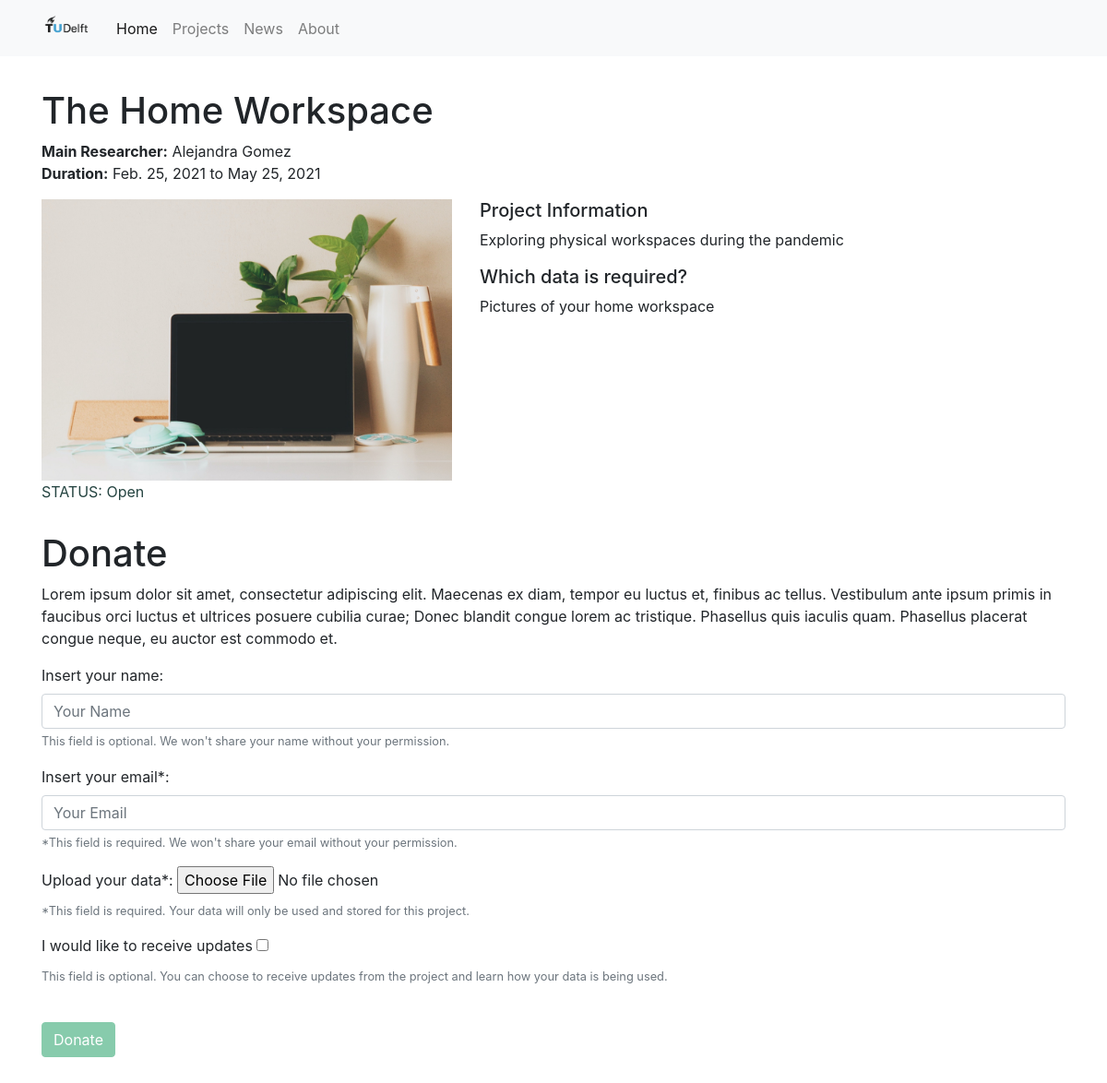
Before: /causes/1/ with the older database file.
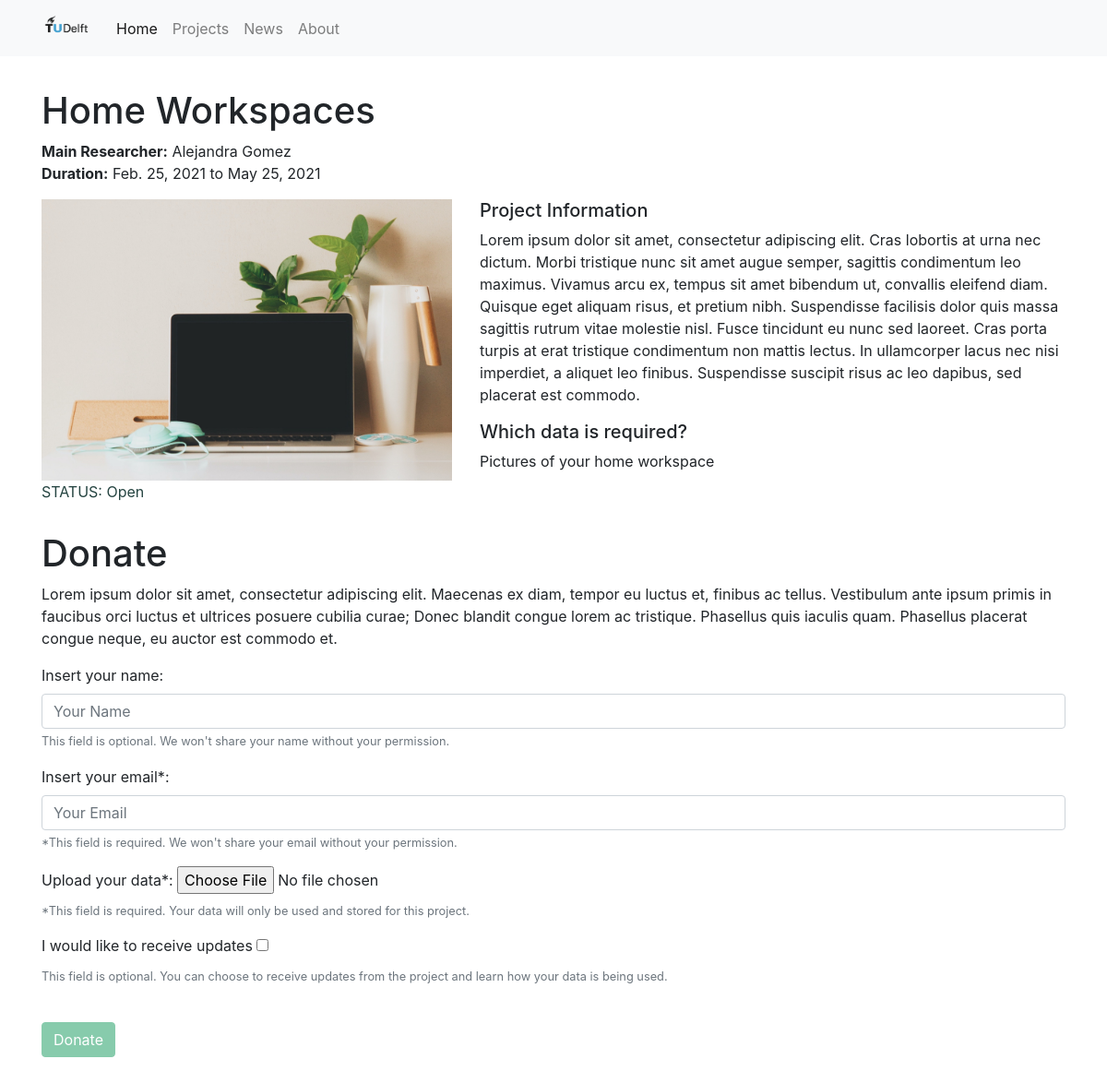
After: the same page with the newer database file.
### causes/models.py (models this page shows, shortened)
class Cause(models.Model):
    title = models.CharField(max_length=100, blank=False) # Short string frield to hold the name of the cause
    description_tweet = models.CharField(max_length=280, blank=False, null=True) #Tweet-Like description of project
    description = models.TextField(blank=False, null=True) # Large string frield to hold a piece of text
    data = models.CharField(max_length=100, blank=False) # Short string
    image = models.ImageField(upload_to="images", blank=True)
    active = models.BooleanField(default=False) # Status: Accepting data or not
    start = models.DateField(blank=False, null=True) # Start of project
    end = models.DateField(blank=False, null=True) # End of project
    contact_name = models.CharField(max_length=100, blank=False, null=True) #Name of Researcher
    contact_email = models.EmailField(blank=False, null=True) # Email of person in charge.

### causes/views.py (the view)
# urls.py: path("<int:pk>/", views.cause_detail, name="cause_detail"), # Dynamically generate URLs
def cause_detail(request, pk):
    cause = Cause.objects.get(pk=pk) # Query: Retrieves the project with primary key pk
    if request.method == 'POST':
        form = DonationForm(request.POST, request.FILES)
        if form.is_valid():
            donation = Donation(
                name=form.cleaned_data["name"],
                email=form.cleaned_data["email"],
                data=form.cleaned_data["data"],
                available=form.cleaned_data["available"],
                cause= cause
            )
            donation.save()
            messages.success(request, "Thank You! Your Donation was Received")
            context = {'cause' : cause, 'form': form}
            return render(request, "cause_thanks.html", context)
    else:
        form = DonationForm()
        context = {'cause': cause, 'form': form}
        return render(request, "cause_detail.html", context)

### causes/forms.py
class DonationForm(forms.Form):
    name = forms.CharField(
        required=False,
        label="Insert Your Name:",
        max_length=100,
        widget=forms.TextInput(attrs={  #HTML Text Input element
            "class": "form-control",
            "placeholder": "Your Name"
        })
    )
    email = forms.EmailField(max_length=255,
            required=True,
            label="Insert Your Email*",
            validators=[validate_email],
            widget=forms.TextInput(attrs={
                "class" : "form-control",
                "placeholder": "Your Email"
            })
    )
    data = forms.ImageField(
        required=True,
        label="Upload Your Data:",
        widget=forms.FileInput()
    )
    available = forms.BooleanField(
        required=False,
        label="Do you agree to...",
        widget=forms.CheckboxInput()
    )

### causes/templates/cause_detail.html (shortened to what this page needs)
{% extends "base.html" %}
{% load static %}
{% block page_content %}
<div style="padding-top: 35px">
<h1>{{ cause.title }}</h1>
    <p><b>Main Researcher:</b> {{ cause.contact_name }}<br>
        <b>Duration:</b> {{ cause.start}} to {{ cause.end }}</p>
</div>
<div class="row">
    <div class="col-md-5">
        <img src="{{ cause.image.url }}" alt="" width="100%">
            {% if cause.active %}
            <p style="color:#254441">STATUS: Open</p>
            {% else %}
            <p style="color:#9E2B25">STATUS: Closed</p>
        {% endif %}
    </div>
    <div class="col-md-7">
        <h5>Project Information</h5>
        <p>{{ cause.description }}</p>
        <h5>Which data is required?</h5>
        <p>{{ cause.data }}</p>
    </div>
</div>
<div class="row", style="padding-top: 15px;">
<div class="col" style="padding-bottom: 35px">
    {% if cause.active %}
        <h1>Donate</h1>
        <p>Lorem ipsum dolor sit amet, consectetur adipiscing elit. Maecenas ex diam, tempor eu luctus et, finibus ac tellus. Vestibulum ante ipsum primis in faucibus orci luctus et ultrices posuere cubilia curae; Donec blandit congue lorem ac tristique. Phasellus quis iaculis quam. Phasellus placerat congue neque, eu auctor est commodo et.</p>
        <form action="/causes/{{ cause.pk }}/", method="post", enctype="multipart/form-data">
            <div class="form-group">
                <label>Insert your name:</label>
                {{ form.name }}
                <small class="form-text text-muted">This field is optional. We won't share your name without your permission.</small>
            </div>
            <div class="form-group">
                <label>Insert your email*:</label>
                {{ form.email }}
                <small class="form-text text-muted">*This field is required. We won't share your email without your permission.</small>
            </div>
            <div class="form-group">
                <label>Upload your data*:</label>
                {{ form.data }}
                <small class="form-text text-muted">*This field is required. Your data will only be used and stored for this project.</small>
            </div>
            <div class="form-group">
                <label>I would like to receive updates</label>
                {{ form.available }}
                <small class="form-text text-muted">This field is optional. You can choose to receive updates from the project and learn how your data is being used.</small>
            </div>
            <br>
                <button type="submit" class="btn btn-primary" style="background-color:#87CBAC; border-color:#87CBAC;"> Donate </button>
        </form>
    {% endif %}
</div>
</div>
{% endblock %}

Changed rows visible on the page:
changed Cause "Alejandra Gomez": title "The Home Workspace" → "Home Workspaces"; description "Exploring physical workspaces during the pandemic" → "Lorem ipsum dolor sit amet, consectetur adipiscing elit. Cras lobortis at urna nec dictum. Morbi tristique nunc sit amet augue semper, sagittis condimentum leo maximus. Vivamus arcu ex, tempus sit amet bibendum ut, convallis eleifend diam. Quisque eget aliquam risus, et pretium nibh. Suspendisse facilisis dolor quis massa sagittis rutrum vitae molestie nisl. Fusce tincidunt eu nunc sed laoreet. Cras porta turpis at erat tristique condimentum non mattis lectus. In ullamcorper lacus nec nisi imperdiet, a aliquet leo finibus. Suspendisse suscipit risus ac leo dapibus, sed placerat est commodo."
